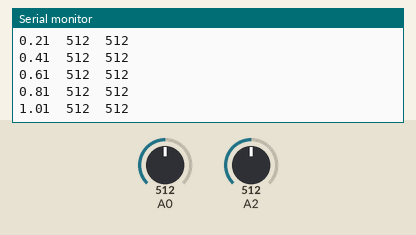
Simulated run of this sketch. Board: Arduino Uno, built with avr-gcc and run on an emulated ATmega328P. Shown: the last lines printed to the serial monitor. Inputs (shaded band) come from the test bench; at power-on: A0 = 512, A2 = 512.

Above: at 1.2 s.
1.3 s: A0 set to 716
At 1.36 s:
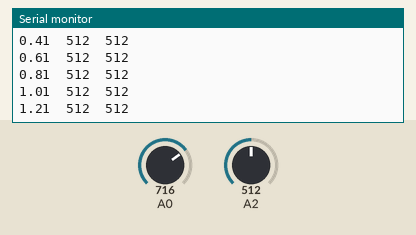
2.8 s: A2 set to 716
At 2.96 s:
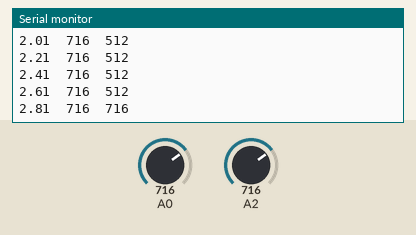
4.3 s: A0 set to 900
At 4.36 s:
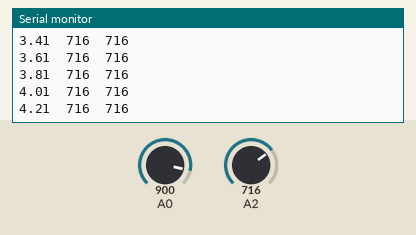
5.8 s: A2 set to 900
At 5.96 s:
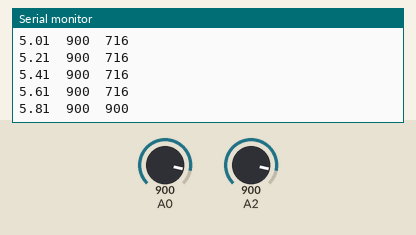
Timing chart, 0 to 8.3 s (numbered marks = the images above; inputs shaded):
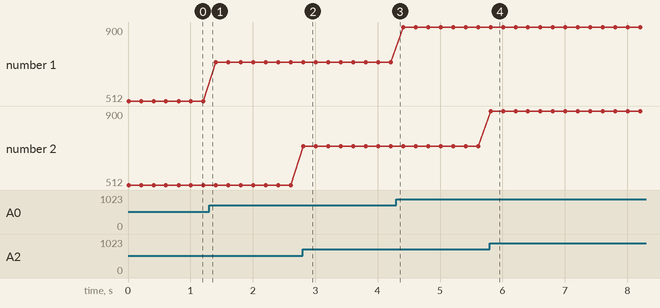

Measured:
- after the input at 2.8 s, the serial monitor: prints a new line at once (image 2)
- after the input at 5.8 s, the serial monitor: prints a new line at once (image 4)
- plotted number 1: 512 → 716 after the input at 1.3 s, 716 → 900 after the input at 4.3 s

The sketch:

VernierAnalogSensor_s7s.ino
```cpp
// (licence header left out)
#define voltsPerLSB 0.00488759;
#include <SoftwareSerial.h>
#define DELIMITTER '\t'

// coefficients for force probe calibration.
#define k0 61.25
#define k1 -24.5

// These are the Arduino pins required to create a software seiral
//  instance. We'll actually only use the TX pin.
const int softwareTx = 8;
const int softwareRx = 7;

SoftwareSerial s7s1(softwareRx, 12);
SoftwareSerial s7s2(softwareRx, 13);

unsigned int counter = 0;  // This variable will count up to 65k
char tempString[10];  // Will be used with sprintf to create strings
char tempString2[10];

unsigned long timeRef;
unsigned long currTime;
unsigned long ndx;
int refreshRate = 200;

void setup()
{
  // Must begin s7s software serial at the correct baud rate.
  //  The default of the s7s is 9600.
  String myString = "Sens1";
  Serial.begin(9600);
  s7s1.begin(9600);
  s7s2.begin(9600);

  // Clear the display, and then turn on all segments and decimals
  clearDisplay();  // Clears display, resets cursor
  setDecimals(0b000000);  // Turn on all decimals, colon, apos

  // Clear the display before jumping into loop
  clearDisplay();
  timeRef = millis();
}

void loop()
{
  currTime = millis();
  if (currTime >= ndx*refreshRate + timeRef)
  {
    ndx++;
    // Magical sprintf creates a string for us to send to the s7s.
    //  The %4d option creates a 4-digit integer.
    Serial.print(currTime / 1000.0, 2);
    Serial.print(DELIMITTER);
    Serial.print(analogRead(A0));
    Serial.print(DELIMITTER);
    Serial.print(analogRead(A2));
    Serial.println();
    sprintf(tempString, "%4d", analogRead(A0));
    sprintf(tempString2, "%4d", analogRead(A2));

    // This will output the tempString to the S7S
    s7s1.print(tempString);
    s7s2.print(tempString2);

    setDecimals(0b00000000);  // Sets digit 3 decimal on
    counter++;
  }
}

// Send the clear display command (0x76)
//  This will clear the display and reset the cursor
void clearDisplay()
{
  s7s1.write(0x76);  // Clear display command
  s7s2.write(0x76);
}

// Set the displays brightness. Should receive byte with the value
//  to set the brightness to
//  dimmest------------->brightest
//     0--------127--------255
void setBrightness(byte value)
{
  s7s1.write(0x7A);  // Set brightness command byte
  s7s1.write(value);  // brightness data byte
  s7s2.write(0x7A);  // Set brightness command byte
  s7s2.write(value);  // brightness data byte

}

// Turn on any, none, or all of the decimals.
//  The six lowest bits in the decimals parameter sets a decimal
//  (or colon, or apostrophe) on or off. A 1 indicates on, 0 off.
//  [MSB] (X)(X)(Apos)(Colon)(Digit 4)(Digit 3)(Digit2)(Digit1)
void setDecimals(byte decimals)
{
  s7s1.write(0x77);
  s7s1.write(decimals);
  s7s2.write(0x77);
  s7s2.write(decimals);

}
```
